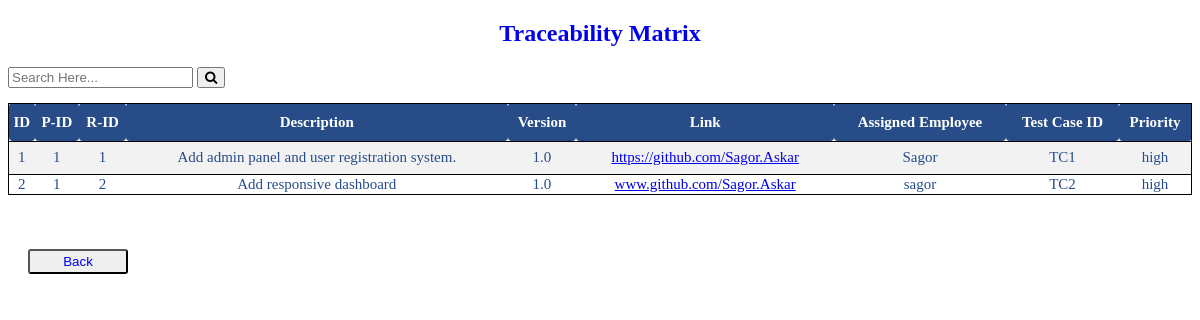
The page /projectmanager/pm_matrix.php on the database its author committed.
### tables this page shows
CREATE TABLE `matrixtable` (
  `id` int(10) NOT NULL,
  `p_id` int(20) NOT NULL,
  `r_id` int(20) NOT NULL,
  `r_description` varchar(300) NOT NULL,
  `version` varchar(50) NOT NULL,
  `link` varchar(500) NOT NULL,
  `assigned_emp` varchar(200) NOT NULL,
  `tcase_id` varchar(100) NOT NULL,
  `priority` varchar(50) NOT NULL
);

### projectmanager/pm_matrix.php (the view, shortened to what this page needs)
<?php
	if(isset($_POST['search']))
	{
	    $valueToSearch = $_POST['valueToSearch'];
	    $query = "SELECT * FROM `matrixtable` WHERE CONCAT(`r_id`, `assigned_emp`, `tcase_id`, `priority`) LIKE '%".$valueToSearch."%'";
	    $search_result = filterTable($query);
	}
	 else {
	    $query = "SELECT * FROM `matrixtable`";
	    $search_result = filterTable($query);
	}
	function filterTable($query)
	{
	    $connect = mysqli_connect("localhost", "root", "", "finalproj");
	    $filter_Result = mysqli_query($connect, $query);
	    return $filter_Result;
	}
?>
<!DOCTYPE html>
<html>
<head>
	<link rel="stylesheet" href="https://cdnjs.cloudflare.com/ajax/libs/font-awesome/4.7.0/css/font-awesome.min.css">
</head>
<body>
	<h2 class="header"><a title="click here to refresh the page" style="text-decoration: none;" href="matrix.php">Traceability Matrix</a></h2>
	<form action="matrix.php" method="POST">
	    <div style="float: left;">
	    	<input title="Search here by using R-ID/P-ID/Assigned Emp/Test Case ID" type="text" name="valueToSearch" class="btn-search" placeholder="Search Here...">
	    	<button type="submit" name="search"><i class="fa fa-search"></i></button>
	    </div>
    <br>
    <br>
		<table>
			<tr>
				<th>ID</th>
				<th>P-ID</th>
				<th>R-ID</th>
				<th>Description</th>
				<th>Version</th>
				<th>Link</th>
				<th>Assigned Employee</th>
				<th>Test Case ID</th>
				<th>Priority</th>
			</tr>
			 <?php while($row = mysqli_fetch_array($search_result)):?>
                <tr>
                	<td><?php echo $row['id'];?></td>
                	<td><?php echo $row['p_id'];?></td>
                	<td><?php echo $row['r_id'];?></td>
                	<td><?php echo $row['r_description'];?></td>
                	<td><?php echo $row['version'];?></td>
                	<td><a href="#"><?php echo $row['link'];?></a></td>
                	<td><?php echo $row['assigned_emp'];?></td>
                	<td><?php echo $row['tcase_id'];?></td>
                	<td><?php echo $row['priority'];?></td>
                </tr>
              <?php endwhile;?>
		</table>
	</form>
	<br>
	<br>
	<br>
	<button class="add_projectinfo"><a style="text-decoration: none;" href="../home.php">Back</a></button>
</body>
</html>

### projectmanager/pm_matrix.php (style rules this page uses)
table { border-collapse: collapse; width: 100%; color: #274c87; font-family: verdana; font-size: 15px; text-align: center; }
table th { background-color: #274c87; color: white; height: 35px; border-radius: 4px; text-align: center; }
table tr { border: 0.5px solid black; }
table tr:nth-child(even) { background-color: #f2f2f2; height: 33px; }
.add_projectinfo { margin-left: 20px; height: 25px; width: 100px; text-decoration: none; color: black; border-radius: 3px; }
.header { text-align: center; font-family: verdana; }

### rows shown on the page
matrixtable: id "1", p "1", r "1", r_description "Add admin panel and user registration system.", version "1.0", link "https://github.com/Sagor.Askar", assigned_emp "Sagor", tcase "TC1", priority "high"
matrixtable: id "2", p "1", r "2", r_description "Add responsive dashboard", version "1.0", link "www.github.com/Sagor.Askar", assigned_emp "sagor", tcase "TC2", priority "high"
